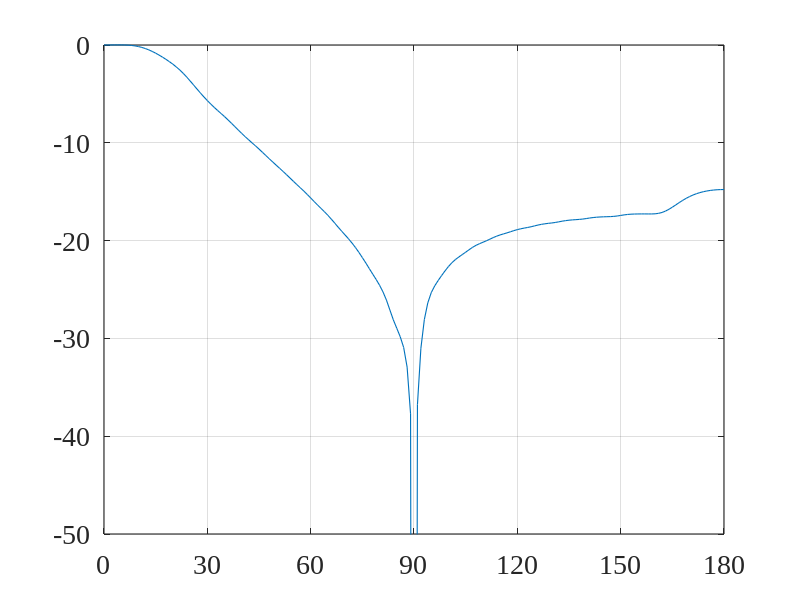
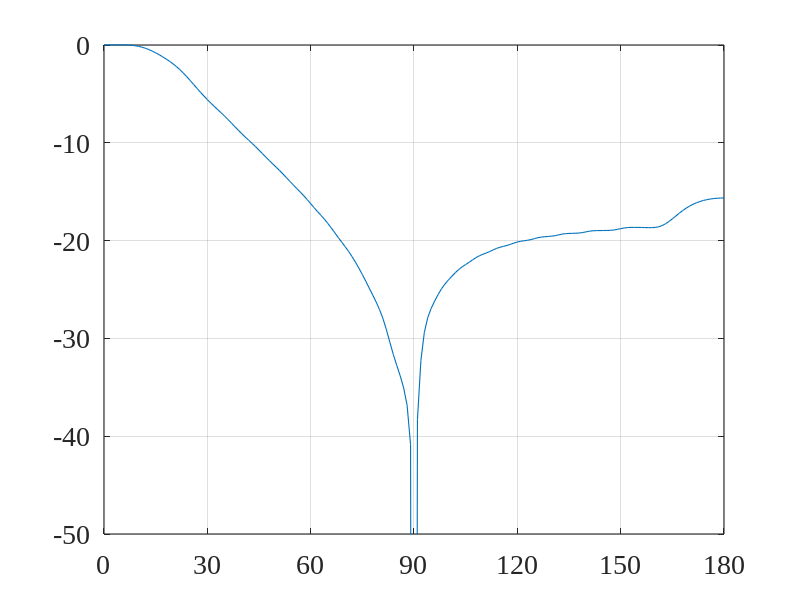
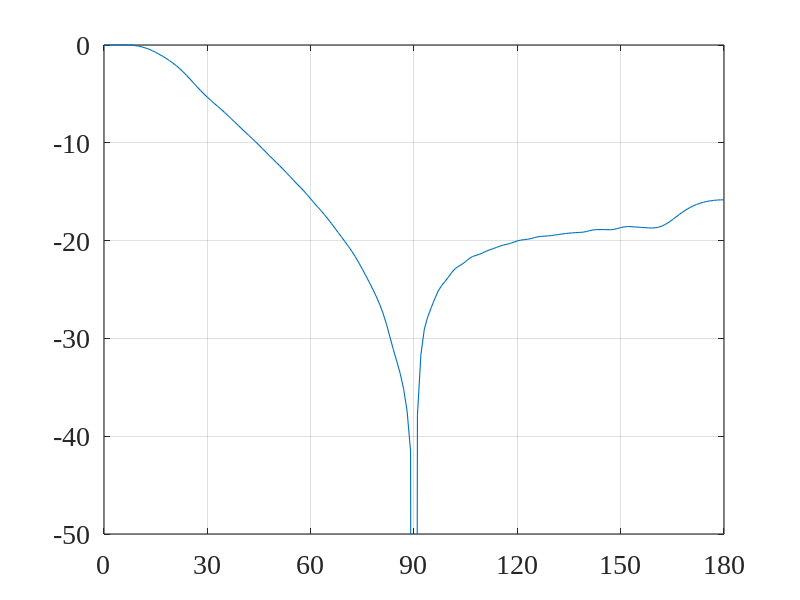
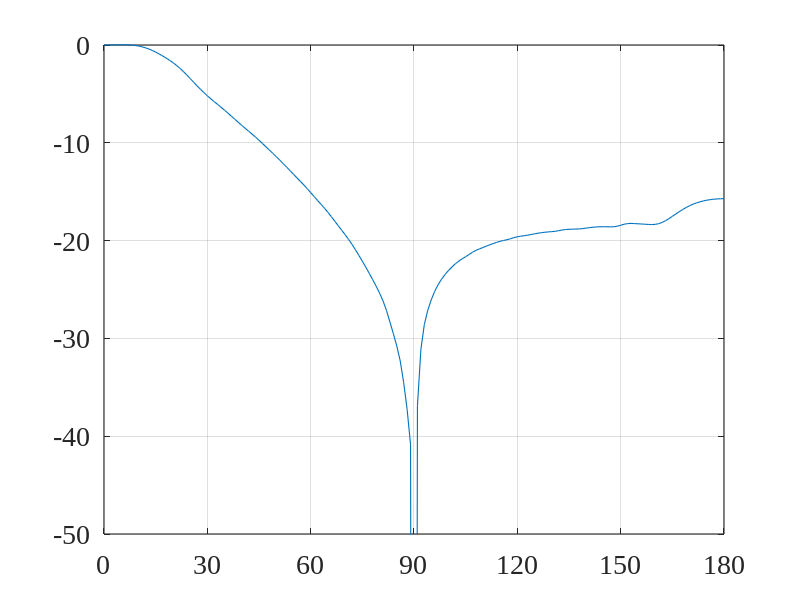

These charts were generated, in order, by the following MATLAB code:
close all; clc; clear all;
linewd = 0.8;
hcfontsize = 20;
MarkerSize=9;

% Input:
P=20;
Lh=30;
beta=0.1; % sigma_w^2/sigma_u^2
alpha=0.8;
theta_d=0/180*pi;
theta_n=90/180*pi;
c=340; % voice velocity
fs=8e3;
iSNR_dB=0;

delta_vec=[0.03 0.03 0.03 0.03];     % distance between microphones
M_vec=[30 35 40 45];     % number of microphones
L=2*P+Lh;
[jj,ii]=meshgrid(1:L,1:Lh);

idx_fig=1;
delta=delta_vec(idx_fig);
M=M_vec(idx_fig);
G_theta_d=zeros(M*Lh,L);
for m=1:M
    Gm_theta_d=sinc(-P-Lh+1-ii+jj-fs*(m-1)*delta/c*cos(theta_d));
    G_theta_d(((m-1)*Lh+1):(m*Lh),:)=Gm_theta_d;
end
diag_GG=diag(G_theta_d'*G_theta_d);
idx_max=find(diag_GG==max(diag_GG),1);
i_ell=zeros(L,1);
i_ell(idx_max)=1;

[t1,t2]=meshgrid(1:L,1:L);
Rx=alpha.^(abs(t1-t2));
Rvw=beta*eye(Lh*M);
Rvi=kron(ones(M),eye(Lh));
Rv0=Rvi+Rvw;
iSNR=10^(iSNR_dB/10);
sigma_i2=Rx(1,1)/Rv0(1,1)/iSNR;
Rv_bar=sigma_i2*Rv0;

G_theta_n=zeros(M*Lh,L);
for m=1:M
    Gm_theta_n=sinc(-P-Lh+1-ii+jj-fs*(m-1)*delta/c*cos(theta_n));
    G_theta_n(((m-1)*Lh+1):(m*Lh),:)=Gm_theta_n;
end
C=[G_theta_d G_theta_n];
h=pinv(G_theta_d*Rx*G_theta_d'+Rv_bar)*C*pinv(C'*pinv(G_theta_d*Rx*G_theta_d'+Rv_bar)*C)*[i_ell; zeros(L,1)];

% Beampattern
phi_vec=(0:1:180)'/180*pi;
Lphi=length(phi_vec);
Ba2=zeros(Lphi,1);
G_phi=zeros(M*Lh,L);
for idx_phi=1:Lphi
    phi=phi_vec(idx_phi);
    for m=1:M
        Gm_phi=sinc(-P-Lh+1-ii+jj-fs*(m-1)*delta/c*cos(phi));
        G_phi(((m-1)*Lh+1):(m*Lh),:)=Gm_phi;
    end
    Ba2(idx_phi)=h'*G_phi*G_phi'*h;
end
Ba=Ba2.^0.5;
Ba_dB=10*log10(Ba2);

figure
plot(phi_vec/pi*180,Ba_dB,'linewidth',linewd);
set(gca, 'Color', [1, 1, 1]); 
set(gca, 'FontName', 'Times New Roman');
set(gca, 'FontSize', hcfontsize);
set(gca, 'LineWidth', linewd); 
set(gca,'XLim',[0 180]);
set(gca,'XTick',0:30:180); 
set(gca,'YLim',[-50 0]);
box on; grid on;

idx_fig=2;
delta=delta_vec(idx_fig);
M=M_vec(idx_fig);
G_theta_d=zeros(M*Lh,L);
for m=1:M
    Gm_theta_d=sinc(-P-Lh+1-ii+jj-fs*(m-1)*delta/c*cos(theta_d));
    G_theta_d(((m-1)*Lh+1):(m*Lh),:)=Gm_theta_d;
end
diag_GG=diag(G_theta_d'*G_theta_d);
idx_max=find(diag_GG==max(diag_GG),1);
i_ell=zeros(L,1);
i_ell(idx_max)=1;

[t1,t2]=meshgrid(1:L,1:L);
Rx=alpha.^(abs(t1-t2));
Rvw=beta*eye(Lh*M);
Rvi=kron(ones(M),eye(Lh));
Rv0=Rvi+Rvw;
iSNR=10^(iSNR_dB/10);
sigma_i2=Rx(1,1)/Rv0(1,1)/iSNR;
Rv_bar=sigma_i2*Rv0;

G_theta_n=zeros(M*Lh,L);
for m=1:M
    Gm_theta_n=sinc(-P-Lh+1-ii+jj-fs*(m-1)*delta/c*cos(theta_n));
    G_theta_n(((m-1)*Lh+1):(m*Lh),:)=Gm_theta_n;
end
C=[G_theta_d G_theta_n];
h=pinv(G_theta_d*Rx*G_theta_d'+Rv_bar)*C*pinv(C'*pinv(G_theta_d*Rx*G_theta_d'+Rv_bar)*C)*[i_ell; zeros(L,1)];

% Beampattern
phi_vec=(0:1:180)'/180*pi;
Lphi=length(phi_vec);
Ba2=zeros(Lphi,1);
G_phi=zeros(M*Lh,L);
for idx_phi=1:Lphi
    phi=phi_vec(idx_phi);
    for m=1:M
        Gm_phi=sinc(-P-Lh+1-ii+jj-fs*(m-1)*delta/c*cos(phi));
        G_phi(((m-1)*Lh+1):(m*Lh),:)=Gm_phi;
    end
    Ba2(idx_phi)=h'*G_phi*G_phi'*h;
end
Ba=Ba2.^0.5;
Ba_dB=10*log10(Ba2);

figure
plot(phi_vec/pi*180,Ba_dB,'linewidth',linewd);
set(gca, 'Color', [1, 1, 1]); 
set(gca, 'FontName', 'Times New Roman');
set(gca, 'FontSize', hcfontsize);
set(gca, 'LineWidth', linewd); 
set(gca,'XLim',[0 180]);
set(gca,'XTick',0:30:180); 
set(gca,'YLim',[-50 0]);
box on; grid on;

idx_fig=3;
delta=delta_vec(idx_fig);
M=M_vec(idx_fig);
G_theta_d=zeros(M*Lh,L);
for m=1:M
    Gm_theta_d=sinc(-P-Lh+1-ii+jj-fs*(m-1)*delta/c*cos(theta_d));
    G_theta_d(((m-1)*Lh+1):(m*Lh),:)=Gm_theta_d;
end
diag_GG=diag(G_theta_d'*G_theta_d);
idx_max=find(diag_GG==max(diag_GG),1);
i_ell=zeros(L,1);
i_ell(idx_max)=1;

[t1,t2]=meshgrid(1:L,1:L);
Rx=alpha.^(abs(t1-t2));
Rvw=beta*eye(Lh*M);
Rvi=kron(ones(M),eye(Lh));
Rv0=Rvi+Rvw;
iSNR=10^(iSNR_dB/10);
sigma_i2=Rx(1,1)/Rv0(1,1)/iSNR;
Rv_bar=sigma_i2*Rv0;

G_theta_n=zeros(M*Lh,L);
for m=1:M
    Gm_theta_n=sinc(-P-Lh+1-ii+jj-fs*(m-1)*delta/c*cos(theta_n));
    G_theta_n(((m-1)*Lh+1):(m*Lh),:)=Gm_theta_n;
end
C=[G_theta_d G_theta_n];
h=pinv(G_theta_d*Rx*G_theta_d'+Rv_bar)*C*pinv(C'*pinv(G_theta_d*Rx*G_theta_d'+Rv_bar)*C)*[i_ell; zeros(L,1)];

% Beampattern
phi_vec=(0:1:180)'/180*pi;
Lphi=length(phi_vec);
Ba2=zeros(Lphi,1);
G_phi=zeros(M*Lh,L);
for idx_phi=1:Lphi
    phi=phi_vec(idx_phi);
    for m=1:M
        Gm_phi=sinc(-P-Lh+1-ii+jj-fs*(m-1)*delta/c*cos(phi));
        G_phi(((m-1)*Lh+1):(m*Lh),:)=Gm_phi;
    end
    Ba2(idx_phi)=h'*G_phi*G_phi'*h;
end
Ba=Ba2.^0.5;
Ba_dB=10*log10(Ba2);

figure
plot(phi_vec/pi*180,Ba_dB,'linewidth',linewd);
set(gca, 'Color', [1, 1, 1]); 
set(gca, 'FontName', 'Times New Roman');
set(gca, 'FontSize', hcfontsize);
set(gca, 'LineWidth', linewd); 
set(gca,'XLim',[0 180]);
set(gca,'XTick',0:30:180); 
set(gca,'YLim',[-50 0]);
box on; grid on;

idx_fig=4;
delta=delta_vec(idx_fig);
M=M_vec(idx_fig);
G_theta_d=zeros(M*Lh,L);
for m=1:M
    Gm_theta_d=sinc(-P-Lh+1-ii+jj-fs*(m-1)*delta/c*cos(theta_d));
    G_theta_d(((m-1)*Lh+1):(m*Lh),:)=Gm_theta_d;
end
diag_GG=diag(G_theta_d'*G_theta_d);
idx_max=find(diag_GG==max(diag_GG),1);
i_ell=zeros(L,1);
i_ell(idx_max)=1;

[t1,t2]=meshgrid(1:L,1:L);
Rx=alpha.^(abs(t1-t2));
Rvw=beta*eye(Lh*M);
Rvi=kron(ones(M),eye(Lh));
Rv0=Rvi+Rvw;
iSNR=10^(iSNR_dB/10);
sigma_i2=Rx(1,1)/Rv0(1,1)/iSNR;
Rv_bar=sigma_i2*Rv0;

G_theta_n=zeros(M*Lh,L);
for m=1:M
    Gm_theta_n=sinc(-P-Lh+1-ii+jj-fs*(m-1)*delta/c*cos(theta_n));
    G_theta_n(((m-1)*Lh+1):(m*Lh),:)=Gm_theta_n;
end
C=[G_theta_d G_theta_n];
h=pinv(G_theta_d*Rx*G_theta_d'+Rv_bar)*C*pinv(C'*pinv(G_theta_d*Rx*G_theta_d'+Rv_bar)*C)*[i_ell; zeros(L,1)];

% Beampattern
phi_vec=(0:1:180)'/180*pi;
Lphi=length(phi_vec);
Ba2=zeros(Lphi,1);
G_phi=zeros(M*Lh,L);
for idx_phi=1:Lphi
    phi=phi_vec(idx_phi);
    for m=1:M
        Gm_phi=sinc(-P-Lh+1-ii+jj-fs*(m-1)*delta/c*cos(phi));
        G_phi(((m-1)*Lh+1):(m*Lh),:)=Gm_phi;
    end
    Ba2(idx_phi)=h'*G_phi*G_phi'*h;
end
Ba=Ba2.^0.5;
Ba_dB=10*log10(Ba2);

figure
plot(phi_vec/pi*180,Ba_dB,'linewidth',linewd);
set(gca, 'Color', [1, 1, 1]); 
set(gca, 'FontName', 'Times New Roman');
set(gca, 'FontSize', hcfontsize);
set(gca, 'LineWidth', linewd); 
set(gca,'XLim',[0 180]);
set(gca,'XTick',0:30:180); 
set(gca,'YLim',[-50 0]);
box on; grid on;

